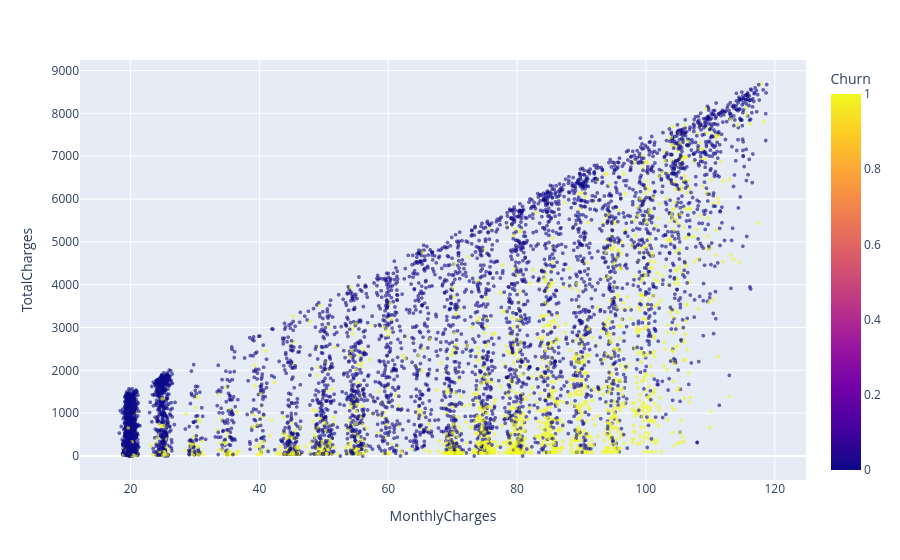

The notebook cell saved with this chart:
### Code cell
fig = px.scatter(
    df,
    x="MonthlyCharges",
    y="TotalCharges",
    color="Churn",
    opacity=0.6,
)
fig.update_traces(marker=dict(size=4))
fig.show()

### Figure 1 — Plotly figure (JSON) as saved in the notebook; plotly's stock layout.template omitted (floating-point values rounded to 4 significant figures; data arrays with more than 128 entries replaced by an {"elided": "..."} marker saying what was removed)
{"data": [{"hovertemplate": "MonthlyCharges=%{x}<br>TotalCharges=%{y}<br>Churn=%{marker.color}<extra></extra>", "legendgroup": "", "marker": {"color": {"elided": "7043 int values"}, "coloraxis": "coloraxis", "opacity": 0.6, "size": 4, "symbol": "circle"}, "mode": "markers", "name": "", "showlegend": false, "type": "scattergl", "x": {"elided": "7043 float values"}, "xaxis": "x", "y": {"elided": "7043 float values"}, "yaxis": "y"}], "layout": {"coloraxis": {"colorbar": {"title": {"text": "Churn"}}, "colorscale": [[0, "#0d0887"], [0.1111, "#46039f"], [0.2222, "#7201a8"], [0.3333, "#9c179e"], [0.4444, "#bd3786"], [0.5556, "#d8576b"], [0.6667, "#ed7953"], [0.7778, "#fb9f3a"], [0.8889, "#fdca26"], [1, "#f0f921"]]}, "legend": {"tracegroupgap": 0}, "margin": {"t": 60}, "xaxis": {"anchor": "y", "domain": [0, 1], "title": {"text": "MonthlyCharges"}}, "yaxis": {"anchor": "x", "domain": [0, 1], "title": {"text": "TotalCharges"}}}}
